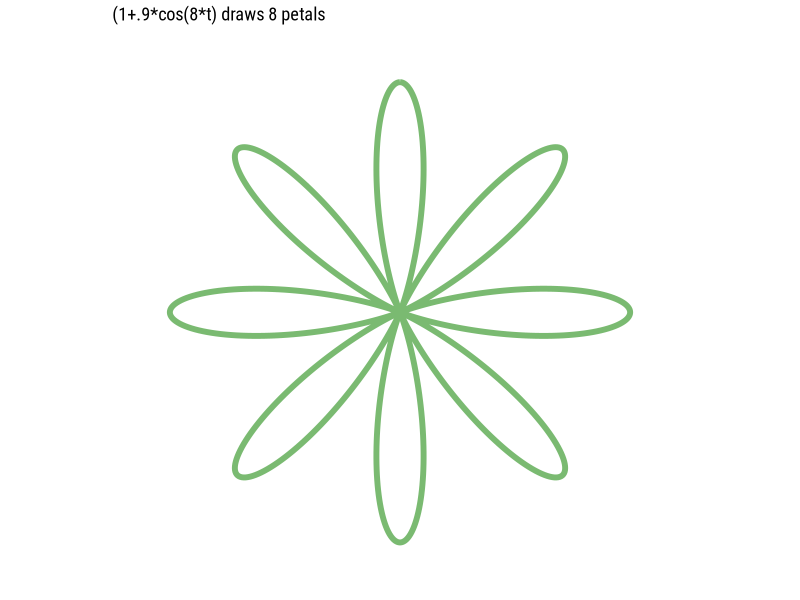
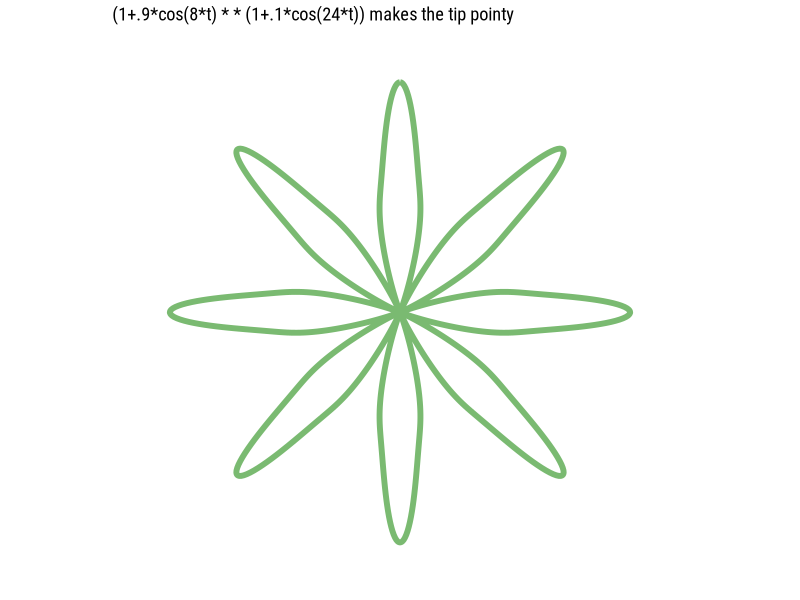
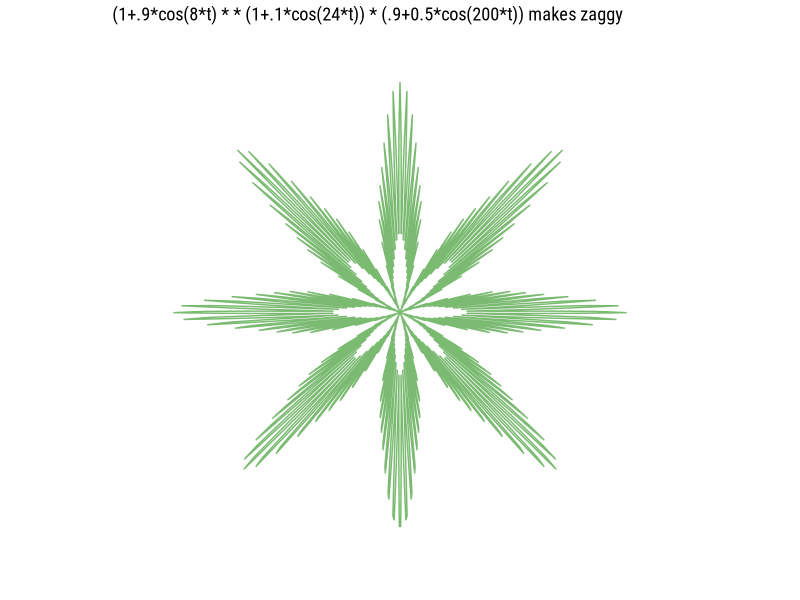
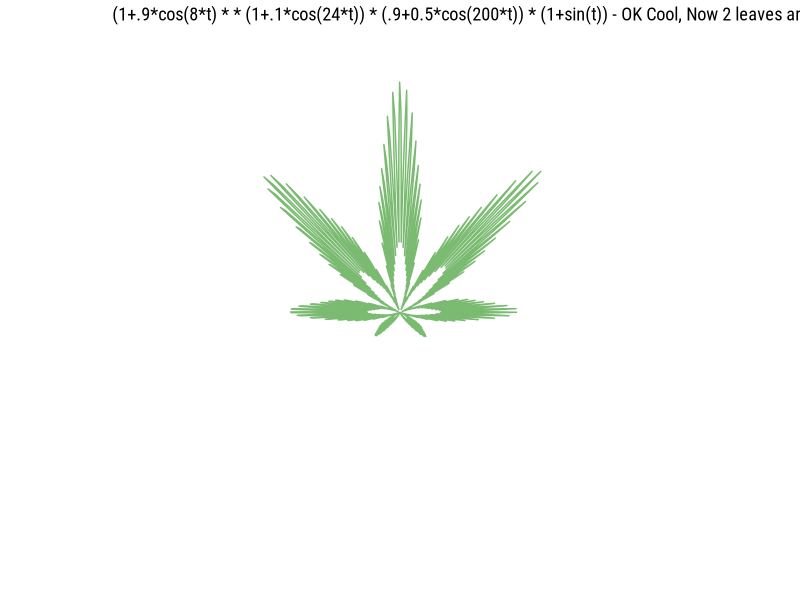
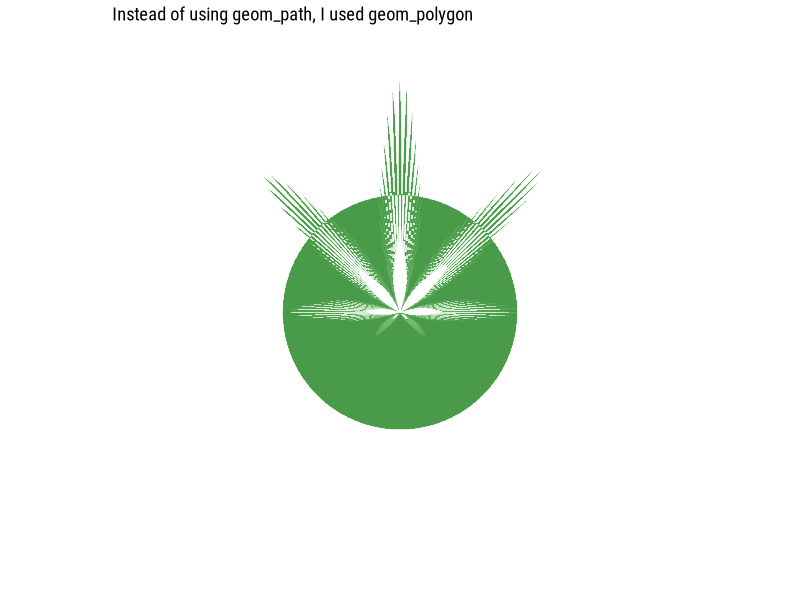
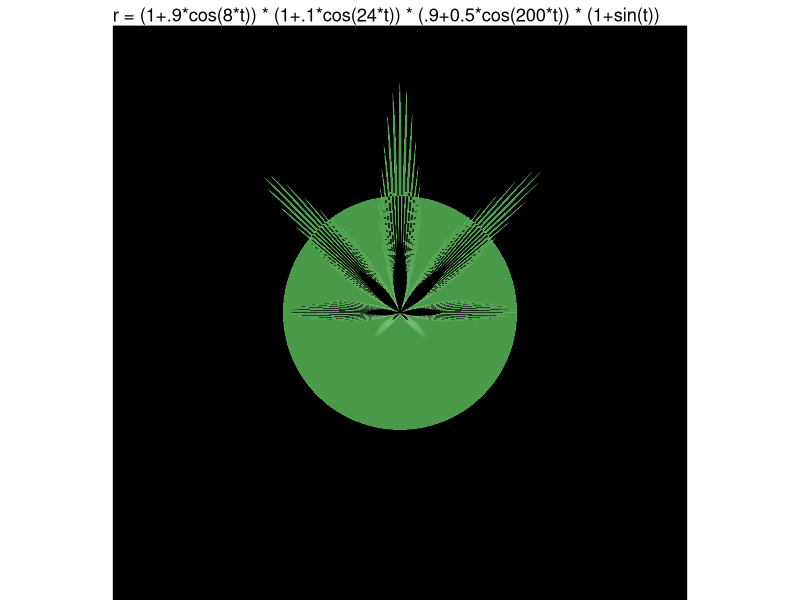

R code for these plots, in order:
#install.packages("tidyverse")

library(tidyverse)

cannabis <- tibble(
  t = seq(-pi,pi, length.out=1000),
  r1 = (1+.9*cos(8*t)), ## this will draw 8 petals  ## this number determines number of leafs!
  r2 = r1 * (1+.1*cos(24*t)), ## this make it pointy
  r3 = r2 * (.9+0.5*cos(200*t)), ## this makes it jaggy
  r4 = r3 * (1+sin(t)), ## Hmm.. I think I want to rorate it 90 degree... 
  r4_alt = r3 * (1+sin(t-pi/2)), ## one way to do it...
  r = (1+.9*cos(8*t)) * (1+.1*cos(24*t)) * (.9+0.5*cos(200*t)) * (1+sin(t))  ## Put all inline!
) 

# this plots the individual rn variables declared in the tibble above

# draws 8 petals
cannabis %>% 
  ggplot(aes(x=t, y=r1)) + 
  geom_path(color="#7ABA71", size=2) +
  coord_polar() +
  theme_void(base_family="Roboto Condensed") +
  labs(title = "(1+.9*cos(8*t) draws 8 petals")

# makes tips pointy
cannabis %>% 
  ggplot(aes(x=t, y=r2)) + 
  geom_path(color="#7ABA71", size=2) +
  coord_polar() +
  theme_void(base_family="Roboto Condensed") +
  labs(title = "(1+.9*cos(8*t) * * (1+.1*cos(24*t)) makes the tip pointy")

# makes the zag
cannabis %>% 
  ggplot(aes(x=t, y=r3)) + 
  geom_path(color="#7ABA71", size=0.5) +
  coord_polar() +
  theme_void(base_family="Roboto Condensed") +
  labs(title = "(1+.9*cos(8*t) * * (1+.1*cos(24*t)) * (.9+0.5*cos(200*t)) makes zaggy")

# rotate with PI/n
cannabis %>% 
  ggplot(aes(x=t, y=r4)) + 
  geom_path(color="#7ABA71", size=0.5) +
  coord_polar(start=pi/2) +
  theme_void(base_family="Roboto Condensed") +
  labs(title = "(1+.9*cos(8*t) * * (1+.1*cos(24*t)) * (.9+0.5*cos(200*t)) * (1+sin(t)) - OK Cool, Now 2 leaves are small!", subcaption="Notice I used start=pi/2 to rotate!")

# use polygons
cannabis %>% 
  ggplot(aes(x=t, y=r)) + 
  geom_polygon(fill="#499b4a", color="#74Ba71", size=0.1) +
  coord_polar(theta="x", start=pi/2) +
  theme_void(base_family="Roboto Condensed") +
  labs(title = "Instead of using geom_path, I used geom_polygon")

# clean-up
cannabis %>% 
  ggplot(aes(x=t, y=r)) +
  theme_void()+
  theme(panel.background = element_rect(fill = "black",
                                    colour = "black"))+
  geom_polygon(fill="#499b4a", color="#74Ba71", size=0.1) +
  coord_polar(theta="x", start=pi/2) +
  labs(title = "r = (1+.9*cos(8*t)) * (1+.1*cos(24*t)) * (.9+0.5*cos(200*t)) * (1+sin(t))")
